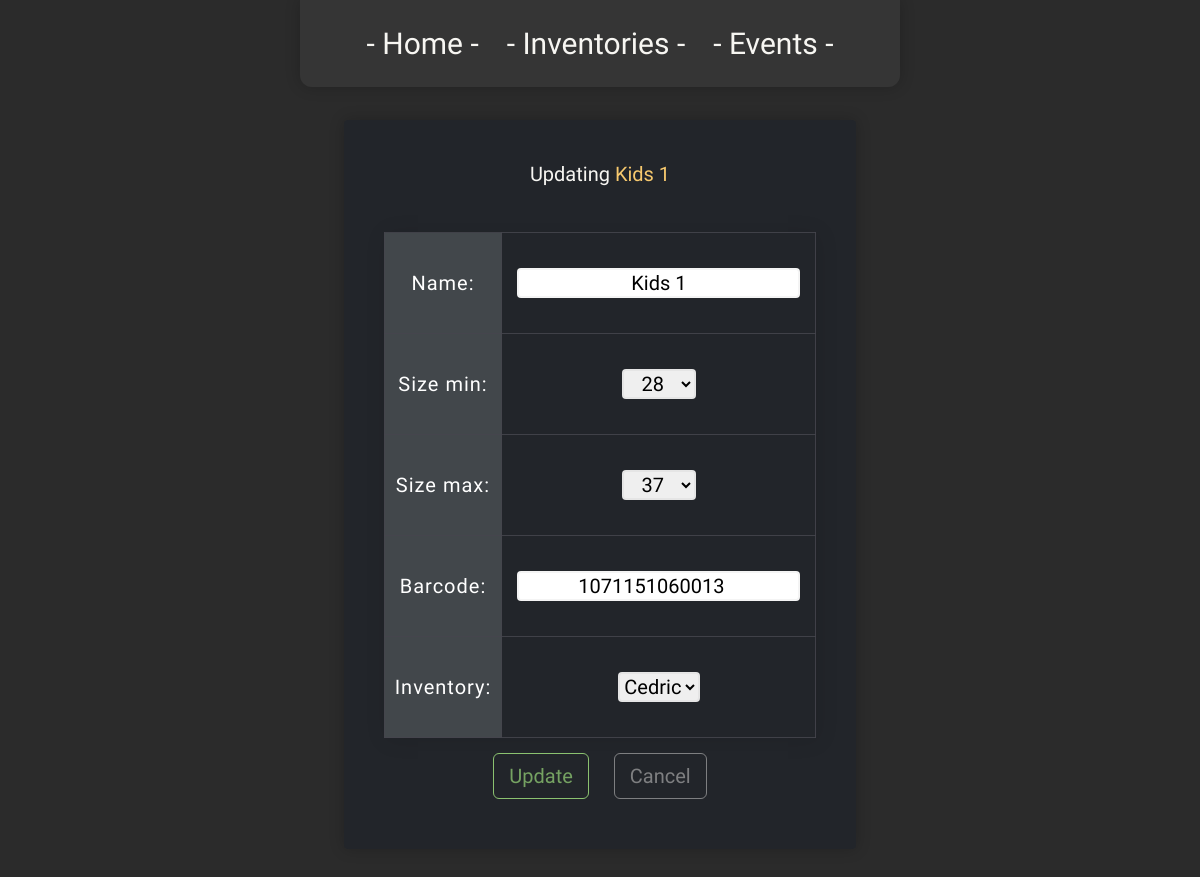
The app's page /1/20/update/ with its own data.
### RollerSkateInventory/models.py (models this page shows, shortened)
class RollerSkate(models.Model):
    name = models.CharField(max_length=50)
    SIZE_CHOICES = [(i, str(i)) for i in range(28, 46)]
    size_min = models.IntegerField(choices=SIZE_CHOICES)
    size_max = models.IntegerField(choices=SIZE_CHOICES, null=True, blank=True)
    barcode = models.IntegerField()
    inventory = models.ForeignKey(Inventory, related_name='rollerskates', on_delete=models.CASCADE)

class Inventory(models.Model):
    name = models.CharField(max_length=50)
    address = models.CharField(max_length=255)
    def __str__(self):
        return self.name

### RollerSkateInventory/views.py (the view)
# urls.py: path('<int:inventory_pk>/<int:pk>/update/', views.Update_RollerSkate, name='rollerskate-update'),
def Update_RollerSkate(request, pk, inventory_pk):
    rollerskate = RollerSkate.objects.get(id=pk)
    form = RollerSkateForm(instance=rollerskate)
    url = reverse_lazy('inventory-detail', kwargs={'pk': inventory_pk})
    template = "RollerSkateInventory/basic_form.html"
    if request.method == 'POST':
        form = RollerSkateForm(request.POST, instance=rollerskate)
        if form.is_valid():
            form.save()
            return redirect(url)
    context = {
            'form' : form,
            'object' : form.instance.name,
            'button_name' : "Update",
            'class' : "inventory",
            'title' : f"Updating",
            'cancel': url,
            }
    return render(request, template, context)

### RollerSkateInventory/forms.py
class RollerSkateForm(forms.ModelForm):
    class Meta:
        model = RollerSkate
        fields = ["name", "size_min", "size_max", "barcode", "inventory"]

### RollerSkateInventory/templates/RollerSkateInventory/basic_form.html (shortened to what this page needs)
{% extends "RollerSkateInventory/base.html" %}
{% block content %}
  <h2>{{title}}<span class="{{class}}"> {{object}}</span></h2>
  <form class="column" method="post">
      <table>
          {{form.as_table}}
      </table>
      <div class="row">
        <button class="btn create">{{button_name}}</button>
        <a class="btn" href="{{cancel}}">Cancel</a>
      </div>
  </form>
{% endblock %}

### RollerSkateInventory/static/RollerSkateInventory/style.css (style rules this page uses)
* { font-family: "Jura", sans-serif; font-weight: 400; font-optical-sizing: auto; font-style: normal; font-size: 20px; }
body { display: flex; flex-direction: column; align-items: center; justify-content: center; position: relative; margin: 15vh; color: #f7f6f2; background-color: rgb(43, 43, 43); }
form { display:flex; flex-direction: column; align-items: center; position:relative; margin: 10px; padding: 10px; }
input, select { width: fit-content; margin: 5px; border: 2px solid #2525250c; border-radius: 4px; text-align: center; }
.column { flex-direction:column; }
.row { flex-direction: row; }
h2 { font-weight: normal; padding: 5px; font-size: 20px; }
a { color: #f7f6f2; text-decoration: none; list-style: none; padding: 2px; margin: 4px; }
.btn { position: relative; color: #a8a8a8b0; border: 1px solid #a8a8a8b0; border-radius: 6px; background-color: transparent; margin: 10px; padding: 10px; padding-inline: 15px; }
.create { color: hsla(100, 40%, 60%, 0.8); border: 1px solid hsla(100, 40%, 60%, 1); }
table { border-collapse: collapse; width: 100%; text-align: center; margin: auto; margin-top: 5px; margin-bottom: 5px; justify-content: start; box-shadow: 2px 2px 20px rgba(0, 0, 0, 0.1); }
th, td { background: transparent; box-sizing: border-box; border: 1px solid hsla(240, 5%, 29%, 0.87); padding: 10px; letter-spacing: 1px; }
th { background-color: #42474b; color: #fff; }
td { padding-top: 30px; padding-bottom: 30px; }
.inventory { color: hsla(40, 90%, 70%, 1); }

### records on screen
RollerSkate: name "Kids 1", size_min "28", size_max "37", barcode "1071151060013", inventory "Cedric"

### other values on screen
{{ title }} "Updating"
{{ button_name }} "Update"
